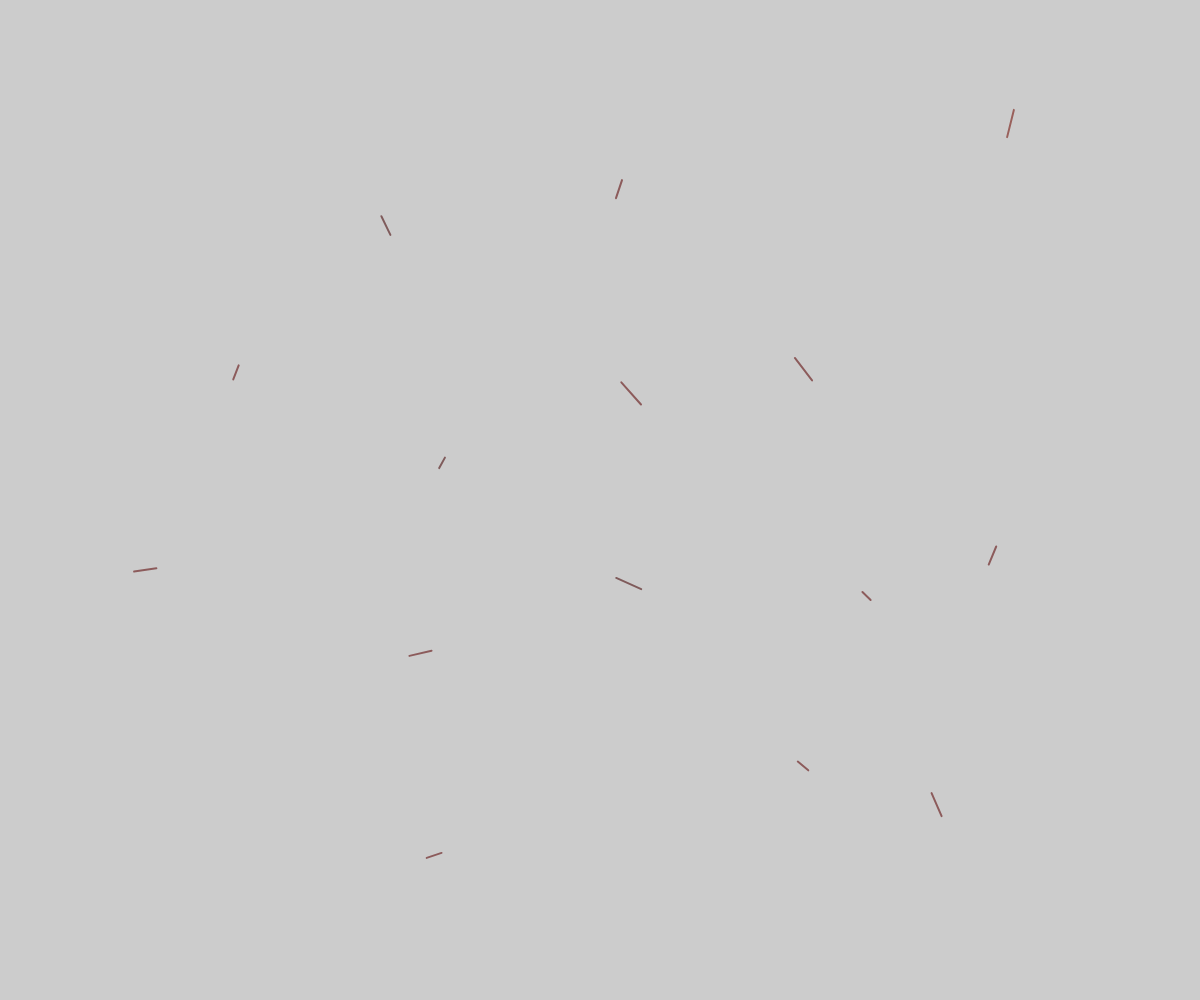
Frame 1 (no input)
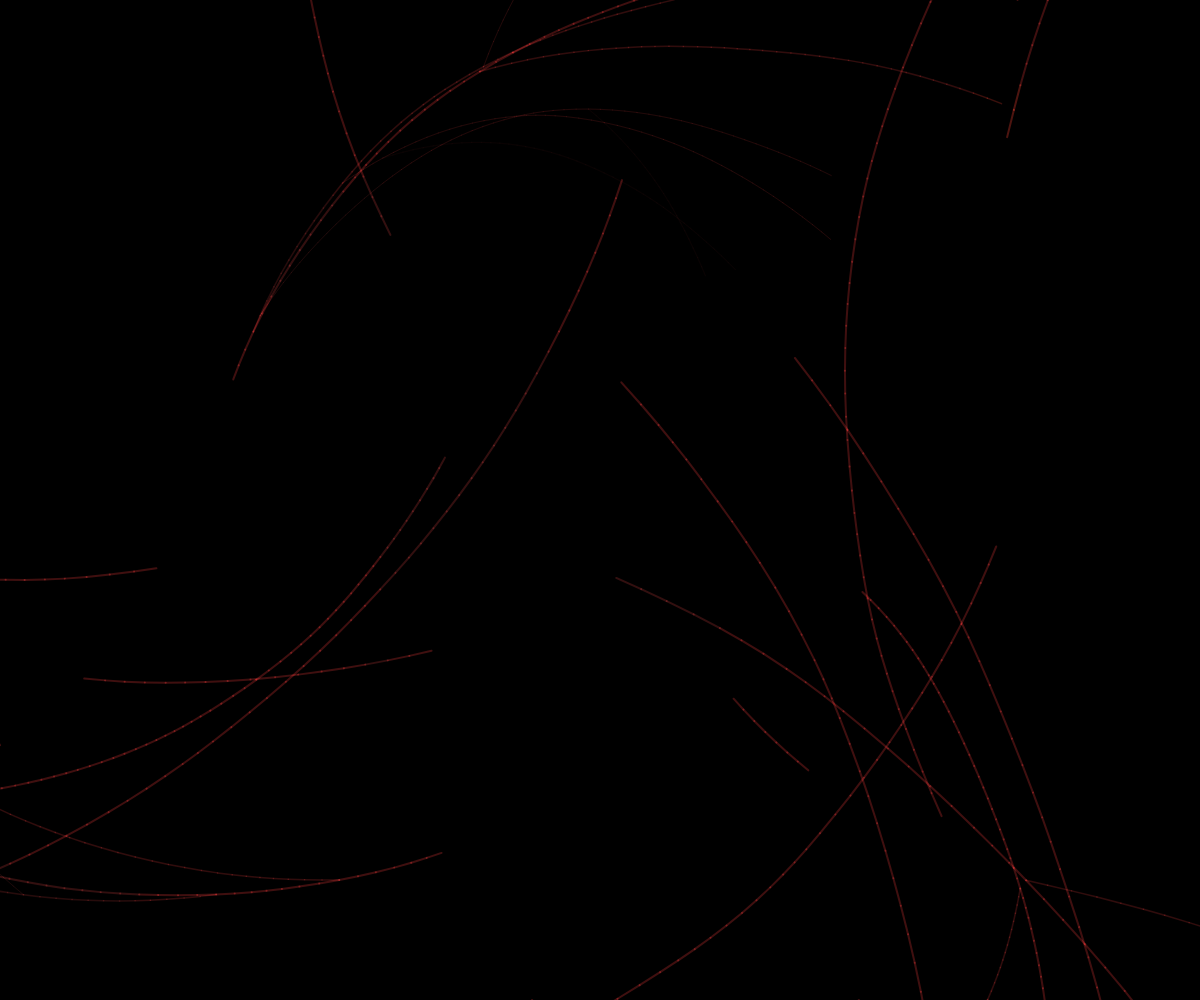
Frame 60 (no input)
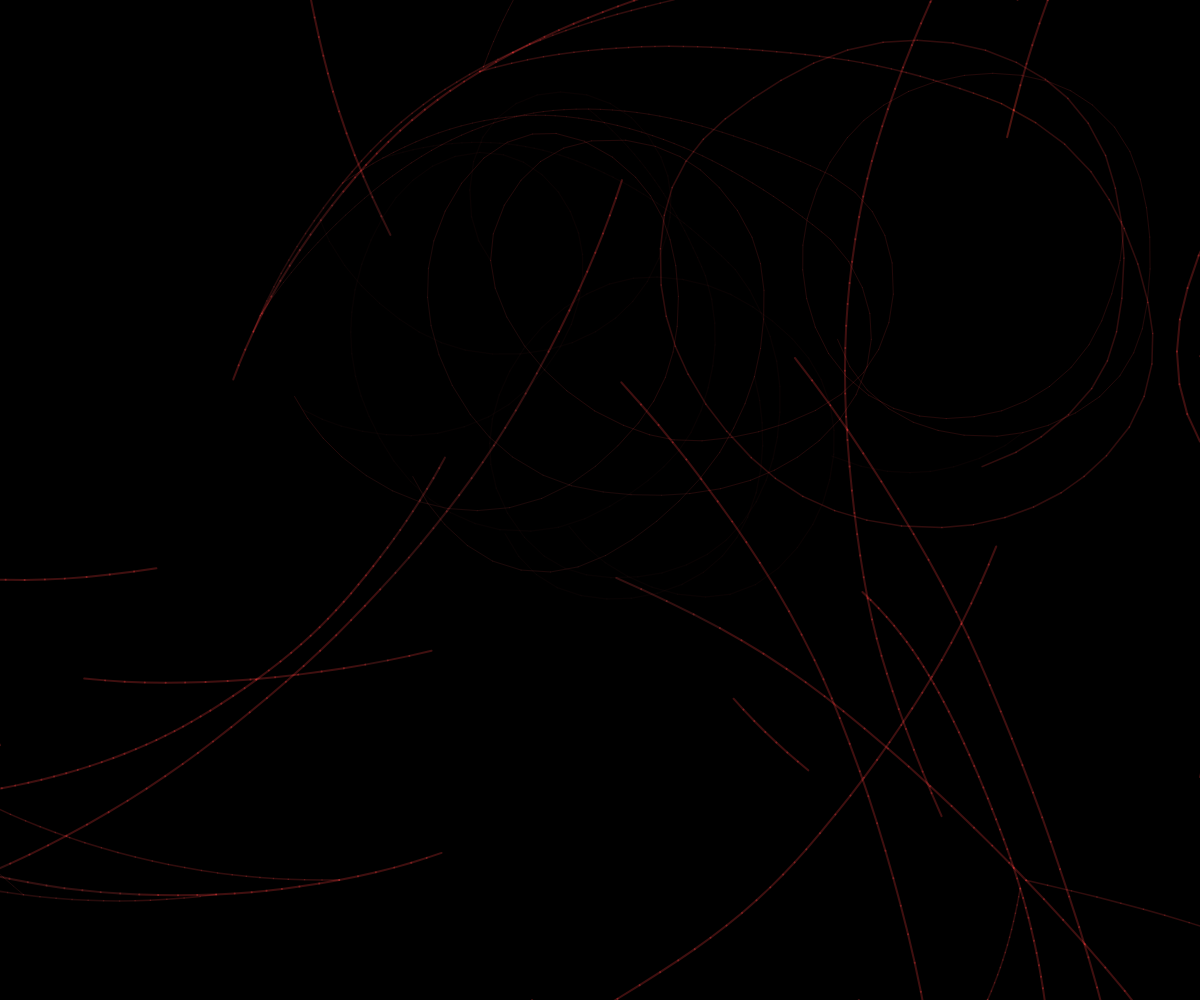
Frame 120 (the mouse pressed at the canvas centre since frame 60)

The p5.js sketch that drew these frames (run headless with seeded random() and noise() and a simulated clock; from frame 60 on, the mouse is pressed at the canvas centre):

// p5.js sketch
// ── sketch.js
// Post-Industrial Biomes Visualization

// Theme
// Interactive visualization exploring techno-ecological systems where machinery and nature have merged into luminous, vascular structures.

// Visual References
// Place reference images in `/references/inspiration/` showing:
// - Bioluminescent fungi networks
// - Circuit board patterns
// - Vascular systems
// - Industrial ruins with plant growth
// - Phosphorescent organisms
// - Neural networks

// Color Palette
// - Deep violets (280-300°)
// - Bioluminescent blues (220-240°)
// - Toxic reds (340-360°)

// Flowing points simulation with electromagnetic spectrum colors.
// Artistic choices: HSB color mapping for "invisible light" bands, fluid point movement influenced by Perlin noise,
// subtle user interaction via mouse (simulating human impact), and slow temporal evolution for a cosmic timescale feel.

let bioNodes = [];
let structures = [];
let buildings = [];
let dataStreams = [];
let numNodes = 12;
let energyField = 0;
let cameraAngle = 0;
let horizon;

// Scene constants
const SCENE = {
  DEPTH: 1200,
  STRUCTURES: 8,
  LAYERS: 4
};

// Load colors from palette
// Scene Configuration
const PALETTE = {
  neonRed: '#FF1E3C',
  neonCyan: '#18D7FF',
  deepBlue: '#0B1A25',
  charcoal: '#101114',
  accentPink: '#FF4D73'
};

const ASCII_CHARS = '.:-=+*#%@';
const CELL_SIZE = 15;
let cells = [];
let noiseOffset = 0;

const MANSION = {
  floors: 5,
  windowRows: 8,
  windowCols: 12
};

let neonLines = [];
let windows = [];
let particles = [];
let time = 0;

let isFullscreen = false;

// Add these new constants
const EFFECTS = {
  GLITCH_CHANCE: 0.2,
  STATIC_INTENSITY: 0.3,
  COLOR_SHIFT_SPEED: 0.01,
  WAVE_FREQUENCY: 0.02,
  MAX_DISTORTION: 50
};

// Add these new global variables
let glitchOffset = 0;
let colorShift = 0;
let waveTime = 0;
let staticNoise = [];
let glitchLines = [];
let vortexAngle = 0;

let scene = {
  structures: [],
  particles: []
};

// Clean, animated version that uses Perlin noise, layered ellipses and subtle mouse interaction.
// Artistic choices: HSB palette (mapping to "invisible light" bands), layered soft ellipses for organic fluid shapes,
// slow z-offset for cosmic timescale evolution, and tiny user influence via mouse (simulating small human impact).

let cols = 8;  // reduced grid density for minimalism
let rows = 8;
let zoff = 0;
let baseNoiseScale = 0.15;
let branches = [];
let wavelengths = [];
let paused = false;

function setup() {
  createCanvas(windowWidth, windowHeight);
  colorMode(HSB, 360, 100, 100, 1);
  frameRate(60);
  
  // Remove margins and scrollbars
  document.body.style.margin = '0';
  document.body.style.overflow = 'hidden';
  
  // Reduced palette focusing on red/infrared spectrum only
  wavelengths = [
    color(0, 80, 40),    // Deep infrared (dark red)
    color(0, 85, 50),    // Mid infrared
    color(5, 90, 60),    // Near infrared
    color(10, 95, 70)    // Visible red edge
  ];
  
  initBranches();
}

function initBranches() {
  branches = [];
  let spacing = width / 6;  // wider spacing
  for(let x = spacing; x < width; x += spacing) {
    for(let y = spacing; y < height; y += spacing) {
      if(random(1) < 0.7) { // fewer initial branches
        branches.push({
          x: x + random(-spacing/3, spacing/3),
          y: y + random(-spacing/3, spacing/3),
          angle: random(TWO_PI),
          length: random(40, 100),  // longer branches
          generation: 0
        });
      }
    }
  }
}

function toggleFullscreen() {
  if (!isFullscreen) {
    fullscreen(true);
    isFullscreen = true;
  } else {
    fullscreen(false);
    isFullscreen = false;
  }
}

function initializeCells() {
  cells = [];
  for(let y = 0; y < height; y += CELL_SIZE) {
    for(let x = 0; x < width; x += CELL_SIZE) {
      cells.push({
        x: x,
        y: y,
        char: random(ASCII_CHARS),
        brightness: random(0.2, 1),
        pulseSpeed: random(0.02, 0.05),
        phase: random(TWO_PI)
      });
    }
  }
}

function initializeMansion() {
  windows = [];
  neonLines = [];
  
  // Initialize mansion windows
  for(let floor = 0; floor < MANSION.floors; floor++) {
    for(let col = 0; col < MANSION.windowCols; col++) {
      windows.push({
        x: map(col, 0, MANSION.windowCols-1, width*0.2, width*0.8),
        y: map(floor, 0, MANSION.floors-1, height*0.2, height*0.8),
        width: width * 0.02,  // Make windows scale with screen size
        height: height * 0.04,
        glow: random(0.3, 1),
        pulseSpeed: random(0.02, 0.05),
        state: random() > 0.3
      });
    }
  }
  
  // Create neon decorations
  for(let i = 0; i < 15; i++) {
    neonLines.push(createNeonLine());
  }
}

function draw() {
  background(0, 0, 0, 0.2);  // darker trails
  blendMode(ADD);

  let mouseInfluence = map(mouseX, 0, width, 0.1, 1.5);
  let energyLevel = map(mouseY, 0, height, 0.3, 1.2);

  for(let i = branches.length - 1; i >= 0; i--) {
    let b = branches[i];
    let n = noise(b.x * 0.002, b.y * 0.002, zoff);
    
    // Simpler color interpolation within red spectrum
    let wavelengthIndex = floor(map(n, 0, 1, 0, wavelengths.length - 1));
    let col = wavelengths[wavelengthIndex];
    
    let angleNoise = noise(b.x * 0.008, b.y * 0.008, zoff + 100) * PI * mouseInfluence;
    b.angle += angleNoise * 0.15;
    
    let len = b.length * map(noise(b.x * 0.015, b.y * 0.015, zoff), 0, 1, 0.6, 1.3) * energyLevel;
    let nextX = b.x + cos(b.angle) * len;
    let nextY = b.y + sin(b.angle) * len;
    
    // Thinner lines with stronger glow
    let alpha = map(b.generation, 0, 3, 0.5, 0.15);
    stroke(hue(col), saturation(col) * 0.9, brightness(col), alpha);
    strokeWeight(map(b.generation, 0, 3, 2, 0.5));
    line(b.x, b.y, nextX, nextY);
    
    // Less frequent branching
    if(random(1) < 0.02 && b.generation < 3) {
      branches.push({
        x: nextX,
        y: nextY,
        angle: b.angle + random(-PI/4, PI/4),
        length: b.length * 0.85,
        generation: b.generation + 1
      });
    }
    
    b.x = nextX;
    b.y = nextY;
    
    if(b.x < 0 || b.x > width || b.y < 0 || b.y > height || random(1) < 0.002) {
      branches.splice(i, 1);
    }
  }
  
  // Less frequent new branches
  if(branches.length < 50 && random(1) < 0.08) {
    let edge = floor(random(4));
    let x = (edge % 2) ? ((edge == 1) ? width : 0) : random(width);
    let y = (edge % 2) ? random(height) : ((edge == 0) ? 0 : height);
    branches.push({
      x: x,
      y: y,
      angle: random(TWO_PI),
      length: random(40, 100),
      generation: 0
    });
  }

  zoff += 0.001; // slower evolution
}

function keyPressed() {
  if(key === ' ') {
    paused = !paused;
    paused ? noLoop() : loop();
  }
  if(key === 'r') initBranches();
}

function windowResized() {
  resizeCanvas(windowWidth, windowHeight);
  initBranches();
}
